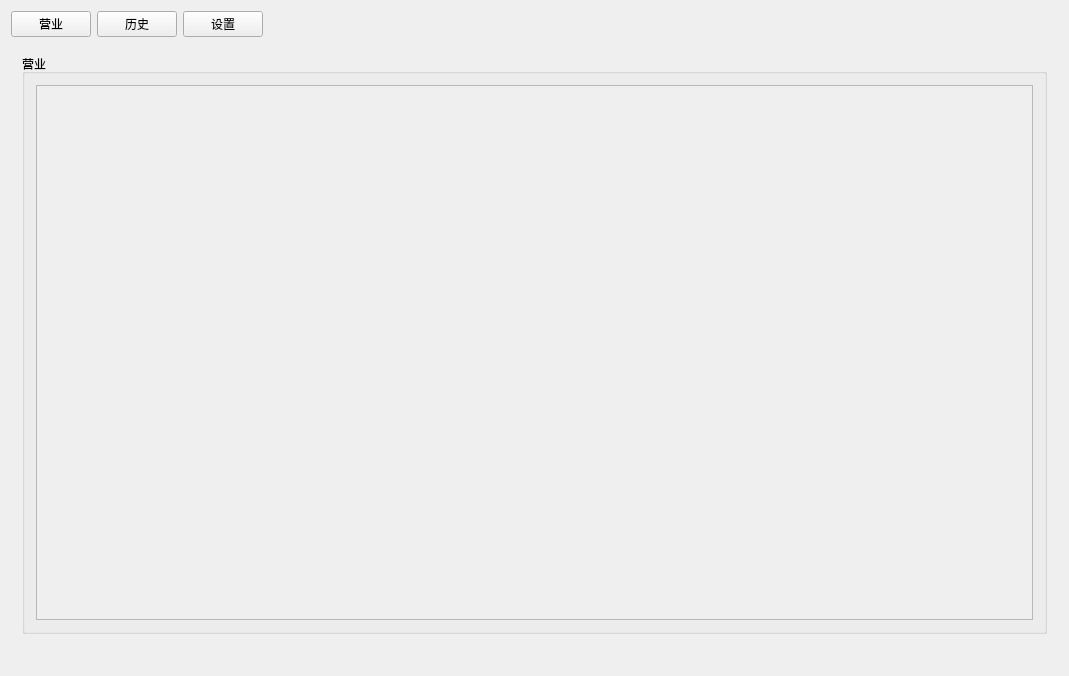
<?xml version="1.0" encoding="UTF-8"?>
<ui version="4.0">
 <class>BMSClass</class>
 <widget class="QWidget" name="BMSClass">
  <property name="geometry">
   <rect>
    <x>0</x>
    <y>0</y>
    <width>1069</width>
    <height>676</height>
   </rect>
  </property>
  <property name="windowTitle">
   <string>BMS</string>
  </property>
  <layout class="QVBoxLayout" name="verticalLayout">
   <item>
    <layout class="QHBoxLayout" name="horizontalLayout">
     <item>
      <widget class="QPushButton" name="pushButtonBusiness">
       <property name="text">
        <string>营业</string>
       </property>
      </widget>
     </item>
     <item>
      <widget class="QPushButton" name="pushButtonBill">
       <property name="text">
        <string>历史</string>
       </property>
      </widget>
     </item>
     <item>
      <widget class="QPushButton" name="pushButtonSettings">
       <property name="text">
        <string>设置</string>
       </property>
      </widget>
     </item>
     <item>
      <spacer name="horizontalSpacer">
       <property name="orientation">
        <enum>Qt::Horizontal</enum>
       </property>
       <property name="sizeHint" stdset="0">
        <size>
         <width>40</width>
         <height>20</height>
        </size>
       </property>
      </spacer>
     </item>
    </layout>
   </item>
   <item>
    <widget class="QStackedWidget" name="stackedWidgetMainWindow">
     <property name="currentIndex">
      <number>0</number>
     </property>
     <widget class="QWidget" name="pageBusiness">
      <layout class="QHBoxLayout" name="horizontalLayout_3">
       <item>
        <widget class="QGroupBox" name="groupBox_2">
         <property name="title">
          <string>营业</string>
         </property>
         <layout class="QHBoxLayout" name="horizontalLayout_5">
          <item>
           <widget class="QScrollArea" name="scrollArea">
            <property name="widgetResizable">
             <bool>true</bool>
            </property>
            <widget class="QWidget" name="scrollAreaWidgetContents">
             <property name="geometry">
              <rect>
               <x>0</x>
               <y>0</y>
               <width>999</width>
               <height>530</height>
              </rect>
             </property>
            </widget>
           </widget>
          </item>
         </layout>
        </widget>
       </item>
      </layout>
     </widget>
     <widget class="QWidget" name="pageBill">
      <layout class="QHBoxLayout" name="horizontalLayout_8">
       <item>
        <widget class="QGroupBox" name="groupBox_3">
         <property name="title">
          <string>历史</string>
         </property>
         <layout class="QHBoxLayout" name="horizontalLayout_9">
          <item>
           <widget class="QTableWidget" name="tableWidgetBill"/>
          </item>
         </layout>
        </widget>
       </item>
      </layout>
     </widget>
     <widget class="QWidget" name="pageSettings">
      <layout class="QHBoxLayout" name="horizontalLayout_2">
       <item>
        <widget class="QGroupBox" name="groupBox">
         <property name="title">
          <string>设置</string>
         </property>
         <layout class="QHBoxLayout" name="horizontalLayout_4">
          <item>
           <widget class="QTabWidget" name="tabWidget">
            <property name="currentIndex">
             <number>0</number>
            </property>
            <widget class="QWidget" name="tab">
             <attribute name="title">
              <string>球桌类型</string>
             </attribute>
             <layout class="QVBoxLayout" name="verticalLayout_2">
              <item>
               <widget class="QTableWidget" name="tableWidgetTableType"/>
              </item>
              <item>
               <layout class="QHBoxLayout" name="horizontalLayout_6">
                <item>
                 <spacer name="horizontalSpacer_2">
                  <property name="orientation">
                   <enum>Qt::Horizontal</enum>
                  </property>
                  <property name="sizeHint" stdset="0">
                   <size>
                    <width>40</width>
                    <height>20</height>
                   </size>
                  </property>
                 </spacer>
                </item>
                <item>
                 <widget class="QPushButton" name="pushButtonAddBilliardsType">
                  <property name="text">
                   <string>添加球桌类型</string>
                  </property>
                 </widget>
                </item>
                <item>
                 <widget class="QPushButton" name="pushButtonDeleteTableType">
                  <property name="text">
                   <string>删除球桌类型</string>
                  </property>
                 </widget>
                </item>
                <item>
                 <widget class="QPushButton" name="pushButtonEditBallType">
                  <property name="text">
                   <string>编辑球桌类型</string>
                  </property>
                 </widget>
                </item>
               </layout>
              </item>
             </layout>
            </widget>
            <widget class="QWidget" name="tab_2">
             <attribute name="title">
              <string>球桌</string>
             </attribute>
             <layout class="QVBoxLayout" name="verticalLayout_3">
              <item>
               <widget class="QTableWidget" name="tableWidgetTables"/>
              </item>
              <item>
               <layout class="QHBoxLayout" name="horizontalLayout_7">
                <item>
                 <spacer name="horizontalSpacer_3">
                  <property name="orientation">
                   <enum>Qt::Horizontal</enum>
                  </property>
                  <property name="sizeHint" stdset="0">
                   <size>
                    <width>40</width>
                    <height>20</height>
                   </size>
                  </property>
                 </spacer>
                </item>
                <item>
                 <widget class="QPushButton" name="pushButtonAddBilliards">
                  <property name="text">
                   <string>添加球桌</string>
                  </property>
                 </widget>
                </item>
                <item>
                 <widget class="QPushButton" name="pushButtonDeleteTable">
                  <property name="text">
                   <string>删除球桌</string>
                  </property>
                 </widget>
                </item>
                <item>
                 <widget class="QPushButton" name="pushButtonEditBall">
                  <property name="text">
                   <string>编辑球桌</string>
                  </property>
                 </widget>
                </item>
               </layout>
              </item>
             </layout>
            </widget>
           </widget>
          </item>
         </layout>
        </widget>
       </item>
      </layout>
     </widget>
    </widget>
   </item>
   <item>
    <widget class="QLabel" name="labelCurrentTime">
     <property name="text">
      <string/>
     </property>
    </widget>
   </item>
  </layout>
 </widget>
 <layoutdefault spacing="6" margin="11"/>
 <resources>
  <include location="bms.qrc"/>
 </resources>
 <connections/>
</ui>
